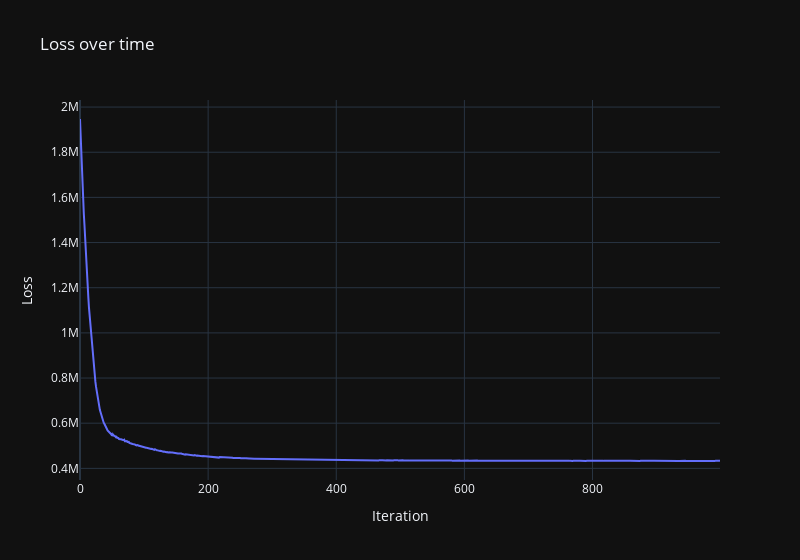

The notebook cell saved with this chart:
### Code cell
# Plot the loss
fig = go.Figure(data=go.Scatter(y=losses, mode='lines'))
fig.update_layout(title_text='Loss over time', xaxis_title='Iteration', yaxis_title='Loss', width=800)
fig.show()

### Figure 1 — Plotly figure (JSON) as saved in the notebook; plotly's stock layout.template omitted (floating-point values rounded to 4 significant figures; data arrays with more than 128 entries replaced by an {"elided": "..."} marker saying what was removed)
{"data": [{"mode": "lines", "type": "scatter", "y": {"elided": "1000 float values"}}], "layout": {"title": {"text": "Loss over time"}, "width": 800, "xaxis": {"title": {"text": "Iteration"}}, "yaxis": {"title": {"text": "Loss"}}}}
